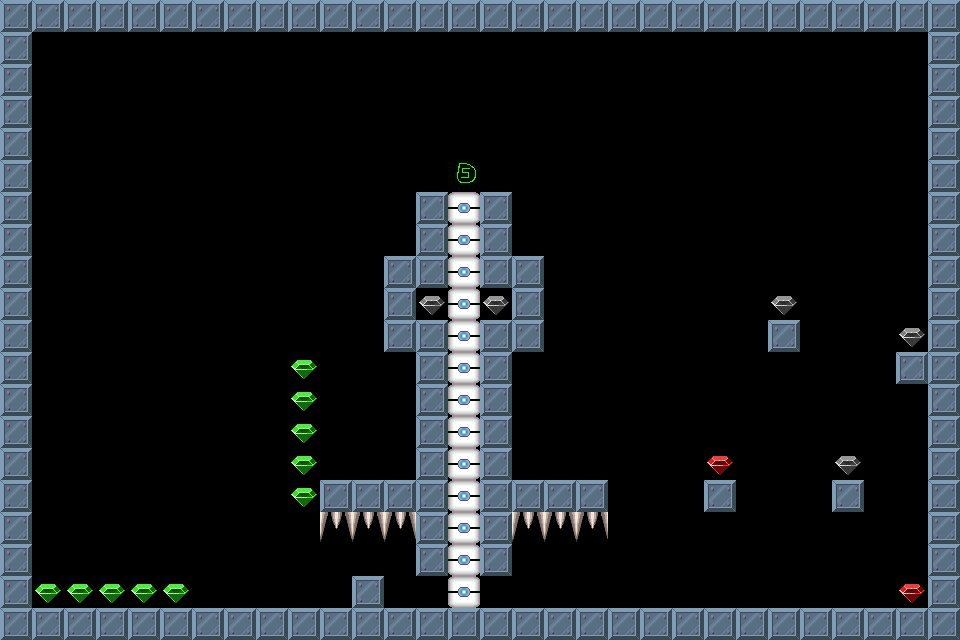

This game map was drawn from its Tiled (.tmx) file and the tilesets committed beside it. A one-line description and the trimmed map source follow:
An orthogonal 30x20 tile map with 32x32 px tiles, 1 tile layer (Tile Layer 1).

<map version="1.0" orientation="orthogonal" width="30" height="20" tilewidth="32" tileheight="32">
 <tileset firstgid="1" name="brick-1" tilewidth="32" tileheight="32">
  <image source="brick-1.png" width="128" height="128" />
  <tile id="0">
   <properties>
    <property name="components" value="Platform" />
   </properties>
  </tile>
  <tile id="1">
   <properties>
    <property name="components" value="PlayerStart" />
   </properties>
  </tile>
  <tile id="2">
   <properties>
    <property name="components" value="Spikes, Deadly" />
   </properties>
  </tile>
  <tile id="3">
   <properties>
    <property name="components" value="Gem" />
   </properties>
  </tile>
  <tile id="4">
   <properties>
    <property name="components" value="Spikes, Deadly" />
   </properties>
  </tile>
  <tile id="5">
   <properties>
    <property name="components" value="Stone, Pushable, Platform" />
   </properties>
  </tile>
  <tile id="6">
   <properties>
    <property name="components" value="Gem, PowerUp" />
   </properties>
  </tile>
  <tile id="7">
   <properties>
    <property name="components" value="Gem, PowerDown" />
   </properties>
  </tile>
 </tileset>
 <layer name="Tile Layer 1" width="30" height="20">
  <data>[600 cells, 172 non-empty, 7 distinct tile ids]</data>
 </layer>
</map>
